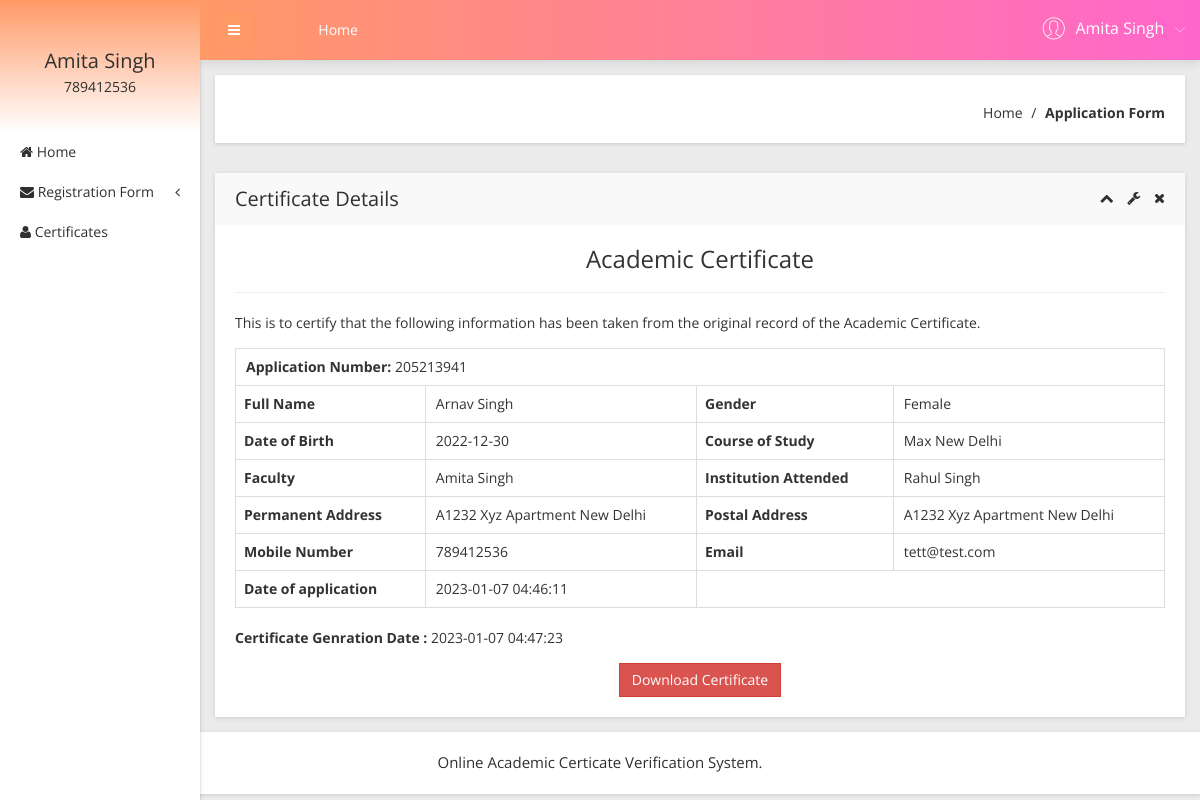
The page /user/certificates.php?viewid=5 (signed in) on the database its author committed.
### tables this page shows
CREATE TABLE `tbluser` (
  `ID` int(10) NOT NULL,
  `FirstName` varchar(200) DEFAULT NULL,
  `LastName` varchar(200) DEFAULT NULL,
  `MobileNumber` bigint(11) DEFAULT NULL,
  `Address` mediumtext DEFAULT NULL,
  `Password` varchar(200) NOT NULL,
  `RegDate` timestamp NULL DEFAULT current_timestamp()
);

CREATE TABLE `tblapplication` (
  `ID` int(10) NOT NULL,
  `UserID` int(5) NOT NULL,
  `ApplicationID` varchar(200) DEFAULT NULL,
  `DateofBirth` varchar(200) DEFAULT NULL,
  `Gender` varchar(50) DEFAULT NULL,
  `FullName` varchar(200) DEFAULT NULL,
  `PlaceofBirth` varchar(200) DEFAULT NULL,
  `NameofFather` varchar(200) DEFAULT NULL,
  `NameOfMother` varchar(120) DEFAULT NULL,
  `PermanentAdd` mediumtext DEFAULT NULL,
  `PostalAdd` mediumtext DEFAULT NULL,
  `MobileNumber` bigint(10) DEFAULT NULL,
  `Email` varchar(200) DEFAULT NULL,
  `Dateofapply` timestamp NULL DEFAULT current_timestamp(),
  `Remark` varchar(200) DEFAULT NULL,
  `Status` varchar(50) DEFAULT NULL,
  `UpdationDate` timestamp NULL DEFAULT NULL ON UPDATE current_timestamp()
);

### user/certificates.php (the view, shortened to what this page needs)
<?php
include('includes/dbconnection.php');
if (strlen($_SESSION['obcsuid']==0)) {
  header('location:logout.php');
  } else{
  ?>
<!doctype html>
<html class="no-js" lang="en">
<head>
    <link rel="stylesheet" href="css/bootstrap.min.css">
    <link rel="stylesheet" href="css/font-awesome.min.css">
    <link rel="stylesheet" href="css/adminpro-custon-icon.css">
    <link rel="stylesheet" href="css/meanmenu.min.css">
    <link rel="stylesheet" href="css/jquery.mCustomScrollbar.min.css">
    <link rel="stylesheet" href="css/animate.css">
    <link rel="stylesheet" href="css/data-table/bootstrap-table.css">
    <link rel="stylesheet" href="css/data-table/bootstrap-editable.css">
    <link rel="stylesheet" href="css/normalize.css">
    <link rel="stylesheet" href="css/c3.min.css">
    <link rel="stylesheet" href="style.css">
    <link rel="stylesheet" href="css/responsive.css">
</head>
<body class="materialdesign">
    <div class="wrapper-pro">
      <?php include_once('includes/sidebar.php');?>
        <?php include_once('includes/header.php');?>
            <div class="breadcome-area mg-b-30 small-dn">
                <div class="container-fluid">
                    <div class="row">
                        <div class="col-lg-12">
                            <div class="breadcome-list shadow-reset">
                                <div class="row">
                                    <div class="col-lg-12">
                                        <ul class="breadcome-menu">
                                            <li><a href="dashboard.php">Home</a> <span class="bread-slash">/</span>
                                            </li>
                                            <li><span class="bread-blod">Application Form</span>
                                            </li>
                                        </ul>
                                    </div>
                                </div>
                            </div>
                        </div>
                    </div>
                </div>
            </div>
            <div class="data-table-area mg-b-15">
                <div class="container-fluid">
                    <div class="row">
                        <div class="col-lg-12">
                            <div class="sparkline13-list shadow-reset">
                                <div class="sparkline13-hd">
                                    <div class="main-sparkline13-hd">
                                        <h1>Certificate Details</h1>
                                        <div class="sparkline13-outline-icon">
                                            <span class="sparkline13-collapse-link"><i class="fa fa-chevron-up"></i></span>
                                            <span><i class="fa fa-wrench"></i></span>
                                            <span class="sparkline13-collapse-close"><i class="fa fa-times"></i></span>
                                        </div>
                                    </div>
                                </div>
                                <div class="sparkline13-graph">
                                    <div id="exampl">
                                    <div class="datatable-dashv1-list custom-datatable-overright">
                                        <h3 align="center">Academic Certificate</h3>
                                        <hr />
                                        <p align="left">This is to certify that the following information has been taken from the original record of the Academic Certificate.</p>
<?php
$vid=$_GET['viewid'];
$sql="SELECT tblapplication.*,tbluser.FirstName,tbluser.LastName,tbluser.MobileNumber,tbluser.Address from  tblapplication join  tbluser on tblapplication.UserID=tbluser.ID where tblapplication.ID=:vid and  tblapplication.Status='Verified'";
$query = $dbh -> prepare($sql);
$query-> bindParam(':vid', $vid, PDO::PARAM_STR);
$query->execute();
$results=$query->fetchAll(PDO::FETCH_OBJ);
foreach($results as $row)
{
$certgendate=$row->UpdationDate;            ?>
<table border="1" class="table table-bordered">
<tr align="center">
<td colspan="4" >
<strong> Application Number:</strong>   <?php  echo $row->ApplicationID;?></td></tr>
    <th scope>Full Name</th>
    <td><?php  echo $row->FullName;?></td>
    <th scope>Gender</th>
    <td><?php  echo $row->Gender;?></td>
   <tr>
    <th scope>Date of Birth</th>
    <td><?php  echo $row->DateofBirth;?></td>
    <th scope>Course of Study</th>
    <td><?php  echo $row->PlaceofBirth;?></td>
  </tr>
  <tr>
     <th scope>Faculty</th>
    <td><?php  echo $row->NameOfMother;?></td>
    <th scope>Institution Attended</th>
    <td><?php  echo $row->NameofFather;?></td>
  </tr>
   <tr>
    <th scope>Permanent Address</th>
  <td><?php  echo $row->PermanentAdd;?></td>
    <th scope>Postal Address</th>
    <td><?php  echo $row->PostalAdd;?></td>
  </tr>
   <tr>
        <th scope>Mobile Number</th>
    <td><?php  echo $row->MobileNumber;?></td>
    <th scope>Email</th>
    <td><?php  echo $row->Email;?></td>
  </tr>
   <tr>
    <th scope>Date of application</th>
    <td><?php  echo $row->Dateofapply;?></td>
  </tr>
  <?php }?>
</table>
          <p align="left"><b>Certificate Genration Date :</b> <?php echo htmlentities($certgendate);?></p>
   <a href="download-certificate.php?cid=<?php  echo $row->ApplicationID;?>" class="btn btn-danger">Download Certificate</a>
      </div></div>
                                </div>
                            </div>
                        </div>
                    </div>
                </div>
            </div>
        </div>
    </div>
  <?php include_once('includes/footer.php');?>
</body>
</html><?php }  ?>

### user/includes/sidebar.php (shortened to what this page needs)
        <?php
include('includes/dbconnection.php');
if (strlen($_SESSION['obcsuid']==0)) {
  header('location:logout.php');
  } else{
  ?>
  <div class="left-sidebar-pro">
            <nav id="sidebar">
                <div class="sidebar-header">
                     <?php
$uid=$_SESSION['obcsuid'];
$sql="SELECT FirstName,LastName,MobileNumber from  tbluser where ID=:uid";
$query = $dbh -> prepare($sql);
$query->bindParam(':uid',$uid,PDO::PARAM_STR);
$query->execute();
$results=$query->fetchAll(PDO::FETCH_OBJ);
$cnt=1;
if($query->rowCount() > 0)
{
foreach($results as $row)
{               ?>
                    <h3><?php  echo $row->FirstName;?>  <?php  echo $row->LastName;?></h3>
                    <p><?php  echo $row->MobileNumber;?></p><?php $cnt=$cnt+1;}} ?>
                </div>
                <div class="left-custom-menu-adp-wrap">
                    <ul class="nav navbar-nav left-sidebar-menu-pro">
                        <li class="nav-item">
                            <a href="dashboard.php" role="button" aria-expanded="false"><i class="fa big-icon fa-home"></i> <span class="mini-dn">Home</span> </a>
                        </li>
                        <li class="nav-item"><a href="#" data-toggle="dropdown" role="button" aria-expanded="false" class="nav-link dropdown-toggle"><i class="fa big-icon fa-envelope"></i> <span class="mini-dn">Registration Form</span> <span class="indicator-right-menu mini-dn"><i class="fa indicator-mn fa-angle-left"></i></span></a>
                        </li>
                       <li class="nav-item">
                            <a href="certificates-list.php" role="button" aria-expanded="false"><i class="fa big-icon fa-user"></i> <span class="mini-dn">Certificates</span> </a>
                        </li>
                    </ul>
                </div>
            </nav>
        </div><?php }  ?>

### user/includes/header.php (shortened to what this page needs)
       <?php
include('includes/dbconnection.php');
if (strlen($_SESSION['obcsuid']==0)) {
  header('location:logout.php');
  } else{
  ?>
 <div class="content-inner-all">
            <div class="header-top-area">
                <div class="fixed-header-top">
                    <div class="container-fluid">
                        <div class="row">
                            <div class="col-lg-1 col-md-6 col-sm-6 col-xs-12">
                                <button type="button" id="sidebarCollapse" class="btn bar-button-pro header-drl-controller-btn btn-info navbar-btn">
                                    <i class="fa fa-bars"></i>
                                </button>
                            </div>
                            <div class="col-lg-6 col-md-1 col-sm-1 col-xs-12">
                                <div class="header-top-menu tabl-d-n">
                                    <ul class="nav navbar-nav mai-top-nav">
                                        <li class="nav-item"><a href="dashboard.php" class="nav-link">Home</a>
                                        </li>
                                    </ul>
                                </div>
                            </div>
                            <div class="col-lg-5 col-md-5 col-sm-6 col-xs-12">
                                <div class="header-right-info">
                                    <ul class="nav navbar-nav mai-top-nav header-right-menu">
                                <?php
$uid=$_SESSION['obcsuid'];
$sql="SELECT FirstName,LastName,MobileNumber from  tbluser where ID=:uid";
$query = $dbh -> prepare($sql);
$query->bindParam(':uid',$uid,PDO::PARAM_STR);
$query->execute();
$results=$query->fetchAll(PDO::FETCH_OBJ);
$cnt=1;
if($query->rowCount() > 0)
{
foreach($results as $row)
{               ?>
                                        <li class="nav-item">
                                            <a href="#" data-toggle="dropdown" role="button" aria-expanded="false" class="nav-link dropdown-toggle">
                                                <span class="adminpro-icon adminpro-user-rounded header-riht-inf"></span>
                                                <span class="admin-name"><?php  echo $row->FirstName;?>  <?php  echo $row->LastName;?> </span>
                                                <span class="author-project-icon adminpro-icon adminpro-down-arrow"></span><?php $cnt=$cnt+1;}} ?>
                                            </a>
                                        </li>
                                    </ul>
                                </div>
                            </div>
                        </div>
                    </div>
                </div>
            </div><?php }  ?>

### rows shown on the page
tbluser: FirstName "Amita", LastName "Singh", MobileNumber "789412536"
tblapplication: ApplicationID "205213941", FullName "Arnav Singh", Gender "Female", DateofBirth "2022-12-30", PlaceofBirth "Max New Delhi", NameOfMother "Amita Singh", NameofFather "Rahul Singh", PermanentAdd "A1232 Xyz Apartment New Delhi", PostalAdd "A1232 Xyz Apartment New Delhi", UserID.MobileNumber "789412536", Email "tett@test.com", Dateofapply "2023-01-07 04:46:11", UpdationDate "2023-01-07 04:47:23"
